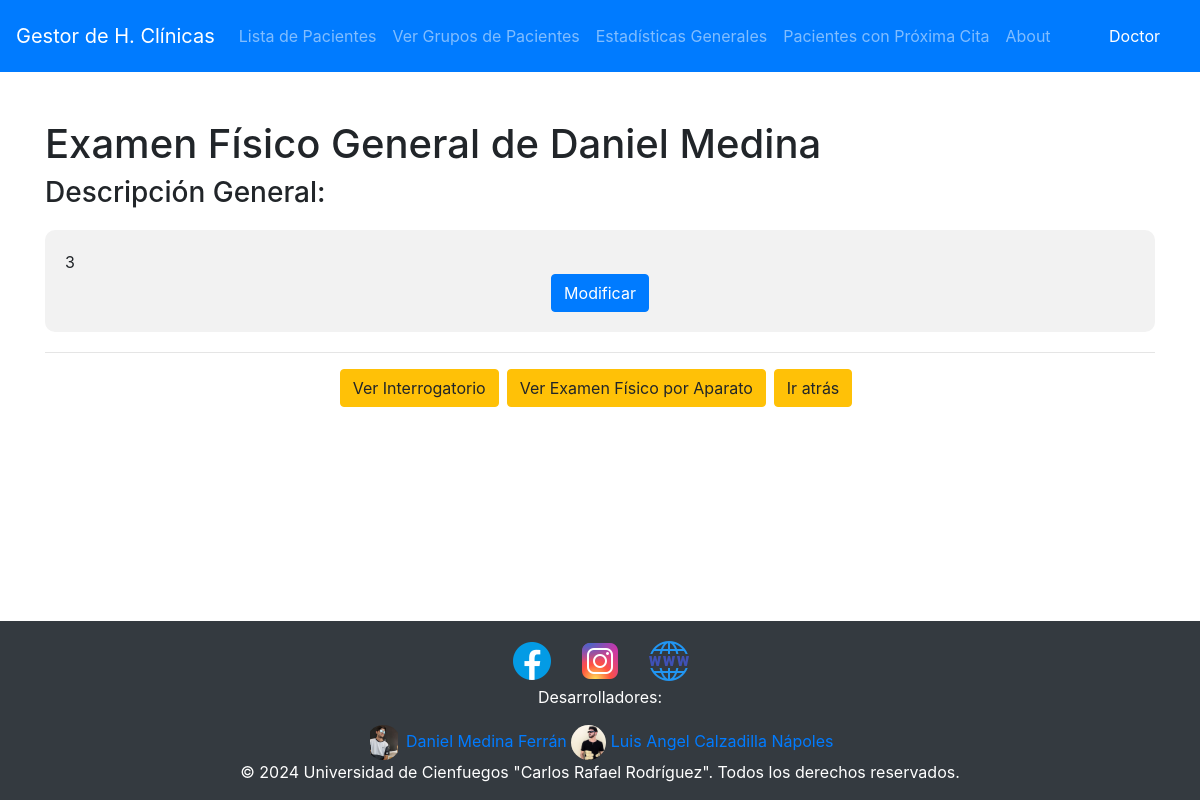
Before: /pacientes/01111972163/fechas/7/egeneral/ (signed in) with the older database file.
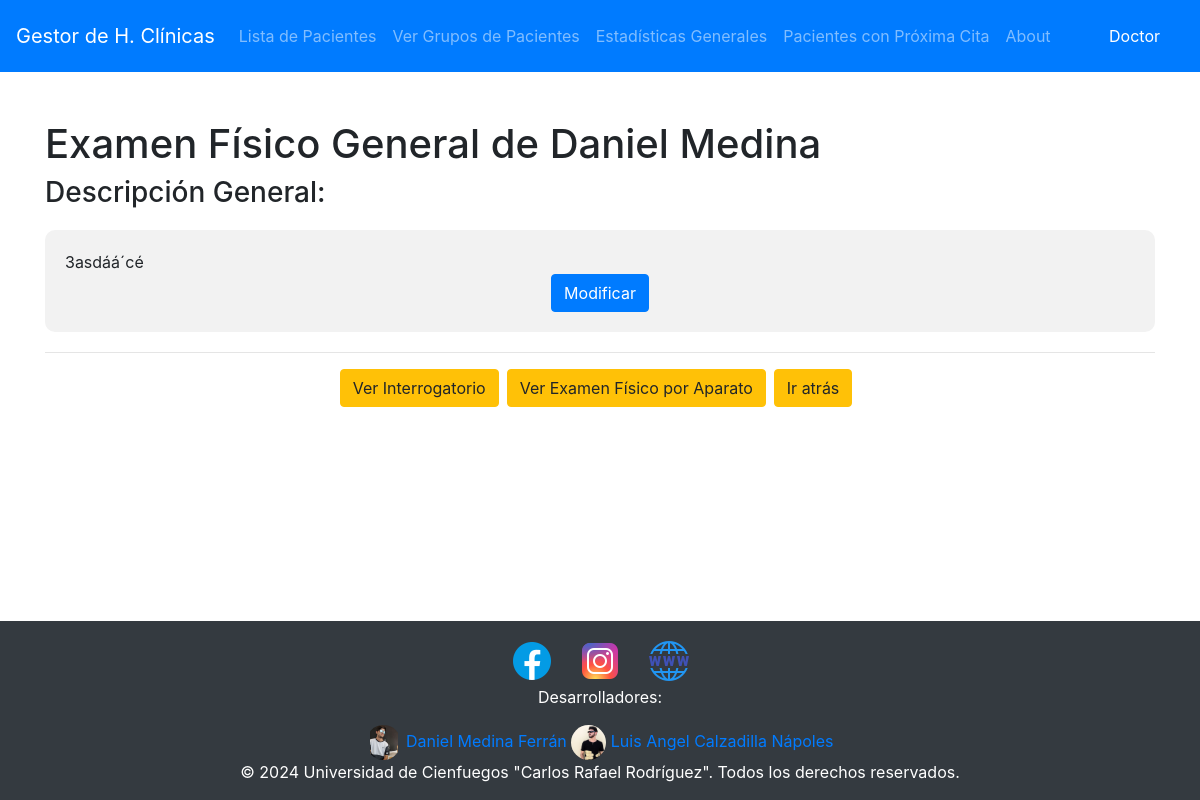
After: the same page with the newer database file.
### Historia/models.py (models this page shows)
class EGeneral(models.Model):
    id = models.IntegerField(primary_key=True)
    descripcion = models.CharField(max_length=750)
    fecha = models.OneToOneField(Fecha, on_delete=models.CASCADE, related_name='egeneral')

### Historia/views/egeneral.py (the view)
# urls.py: path('pacientes/<str:pk_paciente>/fechas/<int:pk_fecha>/egeneral/', egeneral.ver_egeneral, name='ver_egeneral'),
@login_required(login_url="/")
def ver_egeneral(request, pk_paciente, pk_fecha):
    paciente = get_object_or_404(Paciente, pk=pk_paciente)
    fecha = get_object_or_404(Fecha, pk=pk_fecha, paciente=paciente)
    try:
        egeneral = EGeneral.objects.get(fecha=fecha)
    except EGeneral.DoesNotExist:
        return redirect('crear_egeneral', paciente.pk, fecha.pk)
    return render(request, 'egeneral/ver_egeneral.html', {'paciente': paciente, 'fecha': fecha, 'egeneral': egeneral})

### Historia/templates/egeneral/ver_egeneral.html (shortened to what this page needs)
{% extends 'base.html' %} {% block content %}
<h1>Examen Físico General de {{ paciente.nombre }} {{ paciente.apellidos }}</h1>
<h3>Descripción General:</h3>
<div class="description-box">
	<p>{{ egeneral.descripcion }}</p>
	<div class="d-flex justify-content-center">
		{% if perms.Historia.change_e_general %}
		<a
			class="btn btn-primary"
			href="{% url 'modificar_egeneral' paciente.pk fecha.pk egeneral.pk %}"
			>Modificar</a
		>
		{% endif %}
	</div>
</div>
<hr />
<div class="d-flex justify-content-center">
	<a
	href="{% url 'ver_interrogatorio' pk_paciente=paciente.pk pk_fecha=fecha.pk pk_egeneral=egeneral.pk %}"
	class="btn btn-warning mr-2"
	>
		Ver Interrogatorio
	</a>
	<a
		href="{% url 'ver_efaparato' pk_paciente=paciente.pk pk_fecha=fecha.pk pk_egeneral=egeneral.pk %}"
		class="btn btn-warning mr-2"
	>
	Ver Examen Físico por Aparato</a>
	<a class="btn btn-warning mr-2" href="{% url 'ver_fechas_paciente' paciente.pk %}" class="back-button">Ir atrás</a>
</div>
{% endblock %}

Changed rows visible on the page:
changed EGeneral: descripcion "3" → "3asdáá´cé"
